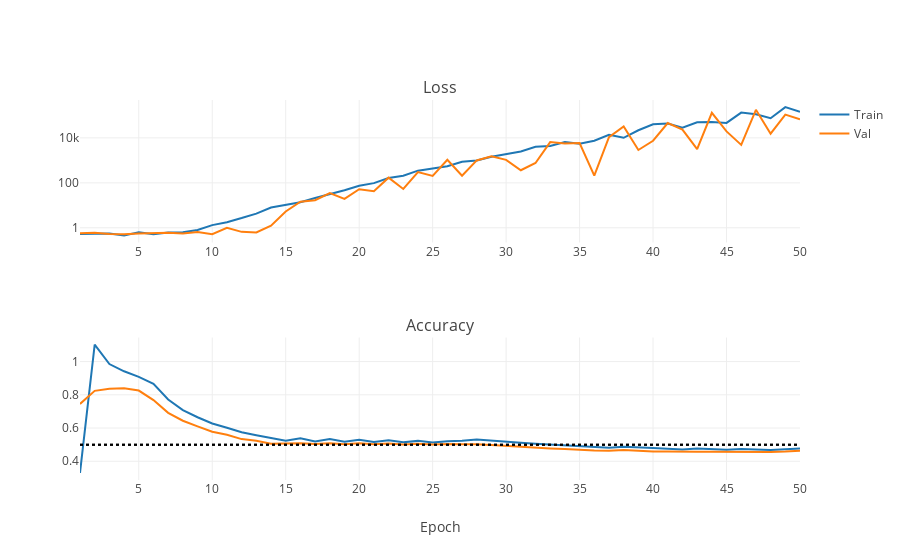

The code cell stored with this chart in its notebook:
### Markdown cell above
Note that initially the accuracy is actually pretty good, then it decays asymptotically to a pure guess, and rises slowly. Perhaps training is too aggressive? Let's change the learning rate from the default (1e-3) to 1e-4.

### Code cell
iplot(plot_training_stats("/DATA/Dropbox/LOOTRPV/Personal_programming/MachineLearning/Tutorials/ImageRecognition/NNs/AlexNet_logs/6_leaningRate1e-4.log"))
